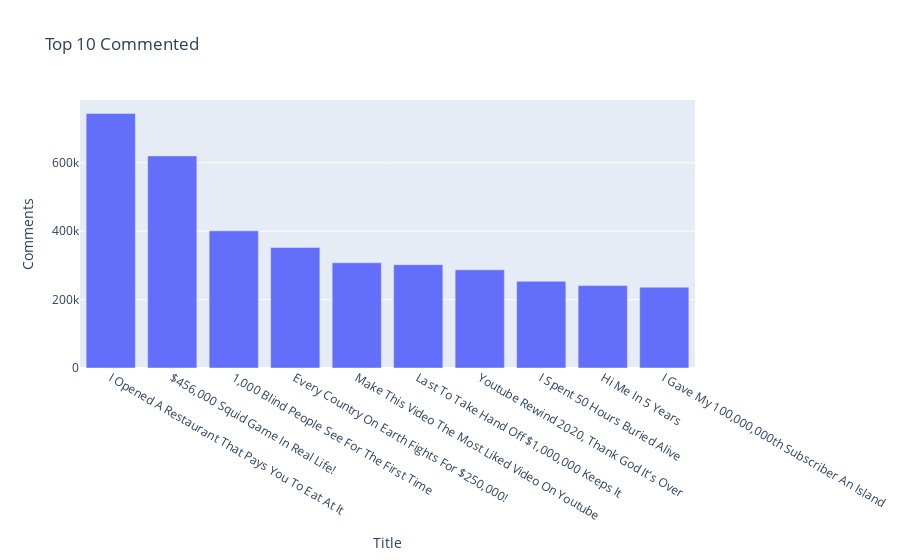

The code cell stored with this chart in its notebook:
### Code cell
top10commented = df.sort_values(by='Comments',ascending = False)
top10commented= top10commented.head(10)
px.bar(top10commented, x= 'Title',y='Comments',title = 'Top 10 Commented')

### Figure 1 — Plotly figure (JSON) as saved in the notebook; plotly's stock layout.template omitted (floating-point values rounded to 4 significant figures)
{"data": [{"alignmentgroup": "True", "hovertemplate": "Title=%{x}<br>Comments=%{y}<extra></extra>", "legendgroup": "", "marker": {"color": "#636efa", "pattern": {"shape": ""}}, "name": "", "offsetgroup": "", "orientation": "v", "showlegend": false, "textposition": "auto", "type": "bar", "x": ["I Opened A Restaurant That Pays You To Eat At It", "$456,000 Squid Game In Real Life!", "1,000 Blind People See For The First Time", "Every Country On Earth Fights For $250,000!", "Make This Video The Most Liked Video On Youtube", "Last To Take Hand Off $1,000,000 Keeps It", "Youtube Rewind 2020, Thank God It's Over", "I Spent 50 Hours Buried Alive", "Hi Me In 5 Years", "I Gave My 100,000,000th Subscriber An Island"], "xaxis": "x", "y": [744469, 620208, 400991, 352496, 307696, 302207, 287054, 253679, 240960, 236331], "yaxis": "y"}], "layout": {"barmode": "relative", "legend": {"tracegroupgap": 0}, "title": {"text": "Top 10 Commented"}, "xaxis": {"anchor": "y", "domain": [0, 1], "title": {"text": "Title"}}, "yaxis": {"anchor": "x", "domain": [0, 1], "title": {"text": "Comments"}}}}
